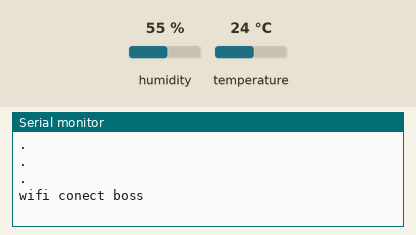
This sketch was run on a simulated ESP32. Parts: the last lines printed to the serial monitor. The test bench sets the inputs (shaded band); at power-on: humidity 55 %, temperature 24 °C. WiFi joins after 1.5 s; servers stay silent unless stated.

Above: at 3.0 s.
3.1 s: humidity set to 22 %
At 4.4 s:
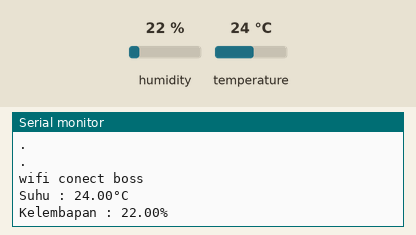
5.3 s: temperature set to 12 °C
At 6.3 s:
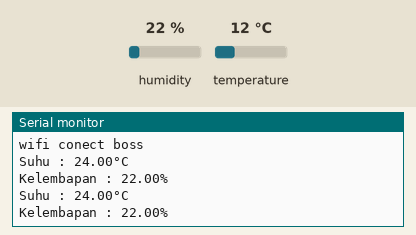
6.8 s: humidity set to 40 %
At 8.7 s:
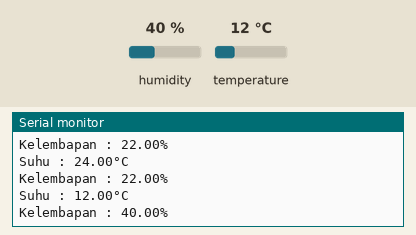

Measured:
- after the input at 3.1 s, the serial monitor: prints a new line after 0.73 s (image 1)
- after the input at 6.8 s, the serial monitor: prints a new line after 1.0 s (image 3)

The sketch:

job3dht.ino
```cpp
#include <WiFi.h>
#include <WiFiClient.h>
#define BLYNK_TEMPLATE_NAME "DHT11
#define BLYNK_TEMPLATE_ID "TMPL6t9SuNAp3"
#define BLYNK_AUTH_TOKEN "cV-iPA1lLyLQCFcmA6PHk0a5uG4Q_q0w"

#include <BlynkSimpleEsp32.h>
#include <DHT.h>

char ssid[] = "SMTI";
char pass[] = "";
char auth[] = "cV-iPA1lLyLQCFcmA6PHk0a5uG4Q_q0w";

#define DHTPIN 2
#define DHTTYPE DHT11

DHT dht(DHTPIN, DHTTYPE);

BlynkTimer timer;

void sendSensor()
{
  float h = dht.readHumidity();
  float t = dht.readTemperature();

  Serial.print("Suhu : ");
  Serial.print(t);
  Serial.println("°C");
  Serial.print("Kelembapan : ");
  Serial.print(h);
  Serial.println("%");

  Blynk.virtualWrite(V0, t);
  Blynk.virtualWrite(V1, h);
}

void setup() {
  // put your setup code here, to run once:
  Serial.begin(9600);

   WiFi.begin(ssid, pass);
  while (WiFi.status() != WL_CONNECTED){
    delay(500);
    Serial.println(".");
  }
  Serial.println("");
  Serial.println("wifi conect boss");


  Blynk.begin(auth, ssid, pass);
  dht.begin();
  timer.setInterval(2000L, sendSensor);

}

void loop() {
  // put your main code here, to run repeatedly:
  Blynk.run();
  timer.run();

}
```
